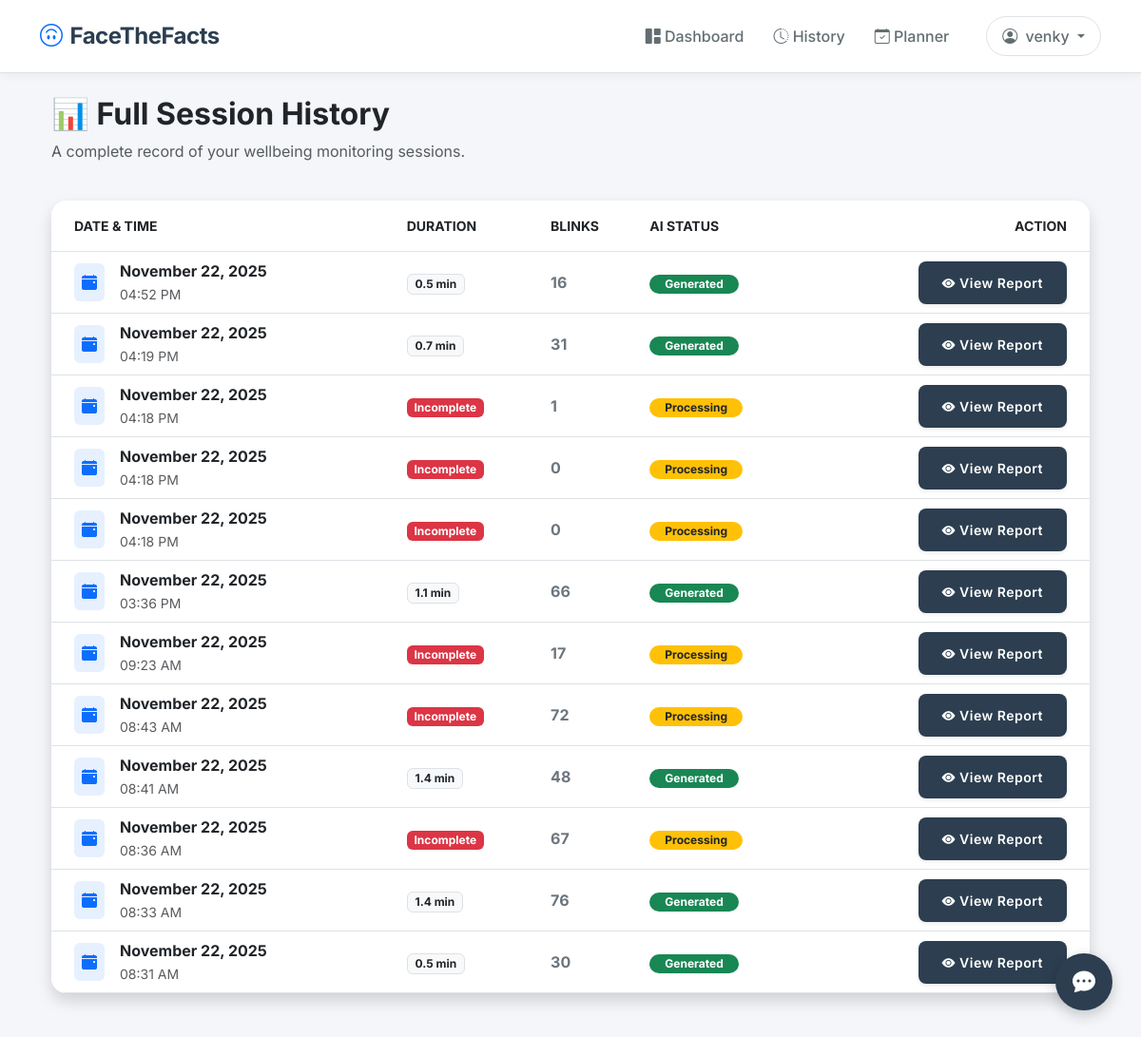
The page /history (signed in) on the database its author committed.
### utils/db_models.py (models this page shows)
class User(UserMixin, db.Model):
    id = db.Column(db.Integer, primary_key=True)
    username = db.Column(db.String(150), unique=True, nullable=False)
    email = db.Column(db.String(150), unique=True, nullable=False)
    password = db.Column(db.String(200), nullable=False)
    created_at = db.Column(db.DateTime, default=datetime.utcnow)
    consent_signature = db.Column(db.String(150), nullable=False, default="Not Signed")
    consent_date = db.Column(db.DateTime, default=datetime.utcnow)
    calibration_threshold = db.Column(db.Float, default=0.26)
    is_calibrated = db.Column(db.Boolean, default=False)
    sessions = db.relationship('MonitoringSession', backref='user', lazy=True)
    todos = db.relationship('TodoItem', backref='user', lazy=True)

class MonitoringSession(db.Model):
    id = db.Column(db.Integer, primary_key=True)
    user_id = db.Column(db.Integer, db.ForeignKey('user.id'), nullable=False)
    start_time = db.Column(db.DateTime, default=datetime.utcnow)
    end_time = db.Column(db.DateTime, nullable=True)
    total_blinks = db.Column(db.Integer, default=0)
    avg_ear = db.Column(db.Float, default=0.0)
    avg_stress_score = db.Column(db.Float, default=0.0)
    keyboard_activity = db.Column(db.Integer, default=0) # Total key presses
    mouse_activity = db.Column(db.Integer, default=0)    # Approximate distance moved
    gemini_report = db.Column(db.Text, nullable=True)
    data_points = db.relationship('SessionData', backref='session', lazy=True)

### app.py (the view)
@app.route('/history')
@login_required
def history():
    all_sessions = MonitoringSession.query.filter_by(user_id=current_user.id)\
        .order_by(MonitoringSession.start_time.desc()).all()
    return render_template('history.html', sessions=all_sessions)

### app.py (called while the page is built)
@login_manager.user_loader
def load_user(user_id):
    return User.query.get(int(user_id))

### templates/history.html
{% extends "layout.html" %}
{% block content %}
<div class="container">
    <div class="row mb-4">
        <div class="col-md-12">
            <h2 class="fw-bold text-dark">📊 Full Session History</h2>
            <p class="text-muted">A complete record of your wellbeing monitoring sessions.</p>
        </div>
    </div>
    <div class="card shadow border-0">
        <div class="card-body p-0">
            <div class="table-responsive">
                <table class="table table-hover align-middle mb-0">
                    <thead class="bg-light text-uppercase small fw-bold">
                        <tr>
                            <th class="ps-4 py-3">Date & Time</th>
                            <th class="py-3">Duration</th>
                            <th class="py-3">Blinks</th>
                            <th class="py-3">AI Status</th>
                            <th class="py-3 text-end pe-4">Action</th>
                        </tr>
                    </thead>
                    <tbody>
                        {% if sessions %}
                            {% for sess in sessions %}
                            <tr>
                                <td class="ps-4">
                                    <div class="d-flex align-items-center">
                                        <div class="bg-primary bg-opacity-10 text-primary rounded p-2 me-3">
                                            <i class="bi bi-calendar-event-fill"></i>
                                        </div>
                                        <div>
                                            <div class="fw-bold text-dark">{{ sess.start_time.strftime('%B %d, %Y') }}</div>
                                            <small class="text-muted">{{ sess.start_time.strftime('%I:%M %p') }}</small>
                                        </div>
                                    </div>
                                </td>
                                <td>
                                    {% if sess.end_time %}
                                        <span class="badge bg-light text-dark border">
                                            {{ ((sess.end_time - sess.start_time).seconds / 60)|round(1) }} min
                                        </span>
                                    {% else %}
                                        <span class="badge bg-danger">Incomplete</span>
                                    {% endif %}
                                </td>
                                <td class="fw-bold text-secondary">{{ sess.total_blinks }}</td>
                                <td>
                                    {% if sess.gemini_report %}
                                        <span class="badge bg-success rounded-pill px-3">Generated</span>
                                    {% else %}
                                        <span class="badge bg-warning text-dark rounded-pill px-3">Processing</span>
                                    {% endif %}
                                </td>
                                <td class="text-end pe-4">
                                    <a href="{{ url_for('view_report', session_id=sess.id) }}" class="btn btn-sm btn-primary shadow-sm">
                                        <i class="bi bi-eye-fill"></i> View Report
                                    </a>
                                </td>
                            </tr>
                            {% endfor %}
                        {% else %}
                            <tr>
                                <td colspan="5" class="text-center py-5 text-muted">
                                    No history found. Start your first session!
                                </td>
                            </tr>
                        {% endif %}
                    </tbody>
                </table>
            </div>
        </div>
    </div>
</div>
{% endblock %}

### templates/layout.html (shortened to what this page needs)
<!DOCTYPE html>
<html lang="en">
<head>
    <link href="https://cdn.jsdelivr.net/npm/bootstrap@5.3.0/dist/css/bootstrap.min.css" rel="stylesheet">
    <link rel="stylesheet" href="https://cdn.jsdelivr.net/npm/bootstrap-icons@1.10.0/font/bootstrap-icons.css">
    <link rel="stylesheet" href="{{ url_for('static', filename='css/style.css') }}">
</head>
<body>
    <nav class="navbar navbar-expand-lg navbar-light bg-white border-bottom sticky-top">
        <div class="container">
            <a class="navbar-brand d-flex align-items-center gap-2" href="{{ url_for('home') }}">
                <i class="bi bi-emoji-smile-upside-down text-primary fs-4"></i>
                <span>FaceTheFacts</span>
            </a>
            <div class="collapse navbar-collapse" id="navbarNav">
                <ul class="navbar-nav ms-auto align-items-center">
                    {% if current_user.is_authenticated %}
                        <li class="nav-item"><a class="nav-link" href="{{ url_for('dashboard') }}"><i class="bi bi-grid-1x2-fill"></i> Dashboard</a></li>
                        <li class="nav-item"><a class="nav-link" href="{{ url_for('history') }}"><i class="bi bi-clock-history"></i> History</a></li>
                        <li class="nav-item"><a class="nav-link" href="{{ url_for('todo_list') }}"><i class="bi bi-calendar-check"></i> Planner</a></li>
                        <li class="nav-item dropdown ms-3">
                            <a class="nav-link dropdown-toggle btn btn-light border px-3 rounded-pill" href="#" role="button" data-bs-toggle="dropdown">
                                <i class="bi bi-person-circle me-1"></i> {{ current_user.username }}
                            </a>
                        </li>
                    {% else %}
                        <li class="nav-item"><a class="nav-link" href="{{ url_for('login') }}">Login</a></li>
                        <li class="nav-item ms-2"><a class="nav-link btn btn-primary text-white px-3 py-1 rounded-pill" href="{{ url_for('register') }}">Register</a></li>
                    {% endif %}
                </ul>
            </div>
        </div>
    </nav>
    <div class="container mt-4 pb-5">
        {% block content %}{% endblock %}
    </div>
    {% if current_user.is_authenticated %}
    <div class="chat-fab" onclick="toggleChat()">
        <i class="bi bi-chat-dots-fill"></i>
    </div>
    {% endif %}
</body>
</html>

### static/css/style.css (style rules this page uses)
:root { --primary-color: #2c3e50; --accent-color: #1abc9c; --bg-color: #f4f6f9; --text-dark: #2d3436; --card-shadow: 0 10px 20px rgba(0,0,0,0.05); }
body { font-family: 'Inter', sans-serif; background-color: var(--bg-color); color: var(--text-dark); -webkit-font-smoothing: antialiased; }
.navbar { background-color: #ffffff !important; box-shadow: 0 2px 10px rgba(0,0,0,0.05); padding: 15px 0; }
.navbar-brand { font-weight: 700; color: var(--primary-color) !important; font-size: 1.5rem; letter-spacing: -0.5px; }
.nav-link { color: #636e72 !important; font-weight: 500; margin-left: 15px; transition: all 0.3s ease; }
.card { border: none; border-radius: 16px; background: #fff; box-shadow: var(--card-shadow); transition: transform 0.3s ease, box-shadow 0.3s ease; overflow: hidden; }
.btn-primary { background-color: var(--primary-color); border: none; padding: 12px 25px; border-radius: 8px; font-weight: 600; letter-spacing: 0.5px; }

### templates/layout.html (style rules this page uses)
.chat-fab { position: fixed; bottom: 30px; right: 30px; width: 60px; height: 60px; background-color: #2c3e50; color: white; border-radius: 50%; display: flex; align-items: center; justify-content: center; font-size: 24px; box-shadow: 0 5px 15px rgba(0,0,0,0.2); cursor: pointer; z-index: 9999; transition: transform 0.2s; }

### rows shown on the page
User: username "venky"
MonitoringSession: start_time "November 22, 2025", start_time "04:52 PM", ((sess.end_time-sess.start_time).seconds/60)|round(1) "0.5", total_blinks "16", shows "Generated"
MonitoringSession: start_time "November 22, 2025", start_time "04:19 PM", ((sess.end_time-sess.start_time).seconds/60)|round(1) "0.7", total_blinks "31", shows "Generated"
MonitoringSession: start_time "November 22, 2025", start_time "04:18 PM", shows "Incomplete", total_blinks "1", shows "Processing"
MonitoringSession: start_time "November 22, 2025", start_time "04:18 PM", shows "Incomplete", total_blinks "0", shows "Processing"
MonitoringSession: start_time "November 22, 2025", start_time "04:18 PM", shows "Incomplete", total_blinks "0", shows "Processing"
MonitoringSession: start_time "November 22, 2025", start_time "03:36 PM", ((sess.end_time-sess.start_time).seconds/60)|round(1) "1.1", total_blinks "66", shows "Generated"
MonitoringSession: start_time "November 22, 2025", start_time "09:23 AM", shows "Incomplete", total_blinks "17", shows "Processing"
MonitoringSession: start_time "November 22, 2025", start_time "08:43 AM", shows "Incomplete", total_blinks "72", shows "Processing"
MonitoringSession: start_time "November 22, 2025", start_time "08:41 AM", ((sess.end_time-sess.start_time).seconds/60)|round(1) "1.4", total_blinks "48", shows "Generated"
MonitoringSession: start_time "November 22, 2025", start_time "08:36 AM", shows "Incomplete", total_blinks "67", shows "Processing"
MonitoringSession: start_time "November 22, 2025", start_time "08:33 AM", ((sess.end_time-sess.start_time).seconds/60)|round(1) "1.4", total_blinks "76", shows "Generated"
MonitoringSession: start_time "November 22, 2025", start_time "08:31 AM", ((sess.end_time-sess.start_time).seconds/60)|round(1) "0.5", total_blinks "30", shows "Generated"
